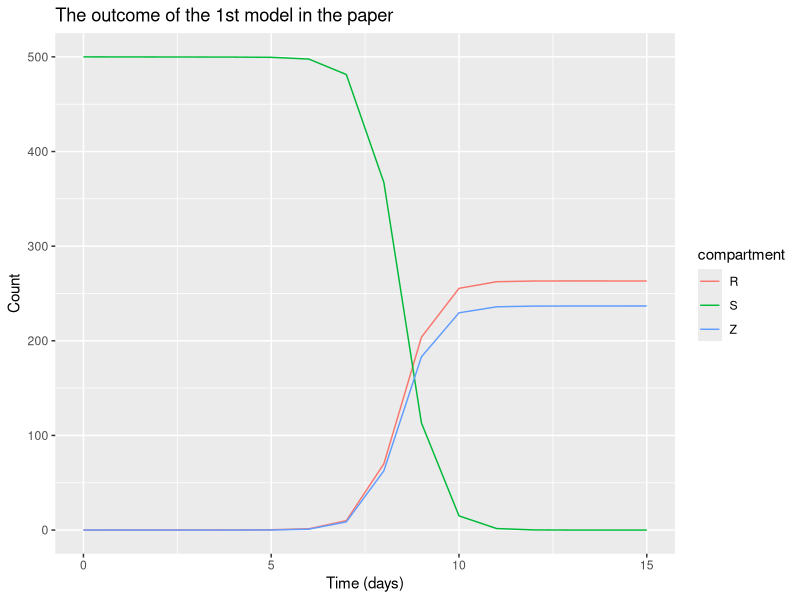
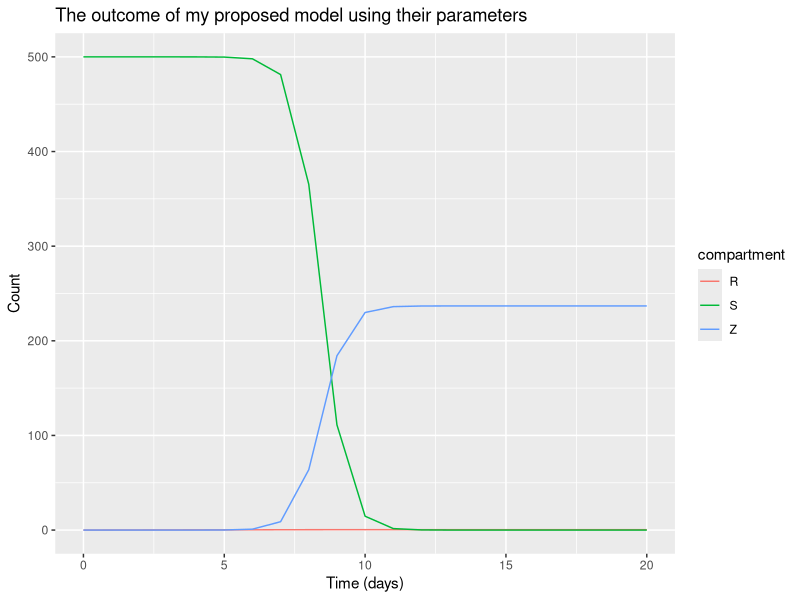

Reproduce these figures in R, in order.
## ---- chunk 1
library(DiagrammeR)
grViz(" digraph zombie_hybrid {
  # 'neato' allows absolu <- te positioning
  graph [layout = neato, rankdir = LR, splines = true]

  # Node styling (The 'DiagrammeR' look)
  node [shape = circle, style = filled, fontname = Georgea, fixedsize = true, width= 1]

  # Manual positioning: 'x,y!' 
  # Higher x = further right, Higher y = further up
  src [label = '', style = invis, width = 0, pos = '-1,0.3!']
  L [label = 'Susceptible', pos = '0,0!']
  R [label = 'Recovered', pos = '4,0!']
  Z [label = 'Zombies', pos = '2,0!']

  # Edges with Greek symbols
  src -> L [label = '&pi;'] # Births
  L -> Z [label = '&beta;SZ'] # Bitten
  L -> R [label = '&delta;S', tailport = 's', headport = 's' ] # Normal deaths
  R -> Z [label = '&zeta;R', tailport = 'n', headport = 'n'] # Resurection
  Z -> R [label = '&alpha;SZ', tailport = 'e', headport = 'w'] # Head got chopped
}")
## ---- chunk 2
# I found this guide on using this package to make such models
# https://rpubs.com/choisy/sir
# It was also mentioned in a course

# Here, I will re-create their 1st model (which they did not plot in the paper)
library(deSolve)
library(tidyverse)
zombie_equations <- function(time, variables, parameters) {
  with(as.list(c(variables, parameters)), {
    dS <- pi - beta * S * Z - delta * S
    dZ <- beta * S * Z + zeta * R - alpha * S * Z
    dR <- delta * S + alpha * S * Z - zeta * R
    
    return(list(c(dS, dZ, dR)))
  }) }

parameters <- c(
  pi = 0,
  alpha = 0.005, 
  beta = 0.0095, 
  zeta = 0.0001, 
  delta = 0.0001 )

initial_values <- c(
  S = 500, 
  Z =   0, 
  R =   0  )

time_values <- seq(0, 15)

zombie_value_1 <- ode(
  y = initial_values,
  time = time_values,
  func = zombie_equations,
  parms = parameters )

zombie_1 <- as.data.frame(zombie_value_1) %>%  
  pivot_longer(-time, names_to = "compartment", values_to = "count")
zombie_1 
zombie_1 %>% ggplot(aes(time, count, colour = compartment)) + geom_line() + 
  labs(title = "The outcome of the 1st model in the paper", x = "Time (days)", y = "Count")
## ---- chunk 3
grViz(" digraph zombie_hybrid {
  # 'neato' allows absolute positioning
  graph [layout = neato, rankdir = LR, splines = true]

  # Node styling (The 'DiagrammeR' look)
  node [shape = circle, style = filled, fontname = Georgea, fixedsize = true, width= 1]

  # Manual positioning: 'x,y!' 
  # Higher x = further right, Higher y = further up
  src [label = '', style = invis, width = 0, pos = '-1,0.2!']
  L [label = 'Susceptible', pos = '0,0!']
  R [label = 'Recovered', pos = '4,0!']
  Z [label = 'Zombies', pos = '2,0!']
  D [label = 'Dead\nZombies', style = invis, width = 0, pos = '4,1.2!'] # Removed zombies

  # Edges with Greek symbols
  src -> L [label = '&pi;S'] # Births
  L -> Z [label = '&beta;SZ'] # Bitten
  L -> R [label = '&delta;S', tailport = 's', headport = 's' ] # Normal deaths
  R -> Z [label = '&zeta;R'] # Resurection
  Z -> D [label = '&alpha;SZ'] # Head got chopped
}")
## ---- chunk 4
my_zombie_equations <- function(time, variables, parameters) {
  with(as.list(c(variables, parameters)), {
    dS <- pi * S - beta * S * Z - delta * S
    dZ <- beta * S * Z + zeta * R - alpha * S * Z
    dR <- delta * S - zeta * R
    
    return(list(c(dS, dZ, dR)))
  }) }

parameters <- c(
  pi = 0.0001, # In the paper, they never specified a value for pi
  alpha = 0.005, 
  beta = 0.0095, 
  zeta = 0.0001, 
  delta = 0.0001 )

initial_values <- c(
  S = 500,  
  Z =   0, 
  R =   0  )

time_values <- seq(0, 20)

zombie_value_01 <- ode(
  y = initial_values,
  time = time_values,
  func = my_zombie_equations,
  parms = parameters )

zombie_01 <- as.data.frame(zombie_value_01) %>%  
  pivot_longer(-time, names_to = "compartment", values_to = "count")
 
zombie_01 %>% ggplot(aes(time, count, colour = compartment)) + geom_line() + 
  labs(title = "The outcome of my proposed model using their parameters", x = "Time (days)", y = "Count")
## ---- chunk 5
1 + 1
## ---- chunk 6
#| echo: false
2 * 2
